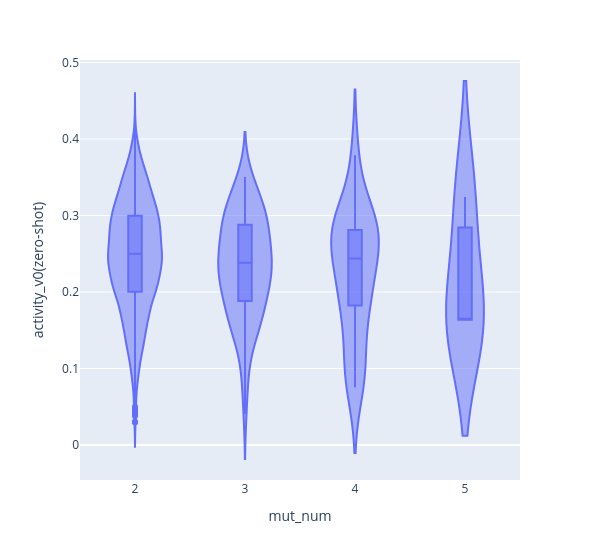

Here is the notebook cell this chart was saved with:
### Code cell
px.violin(data_now, x='mut_num', y='activity_v0(zero-shot)', box=True, width=600)

### Figure 1 — Plotly figure (JSON) as saved in the notebook; plotly's stock layout.template omitted (floating-point values rounded to 4 significant figures; data arrays with more than 128 entries replaced by an {"elided": "..."} marker saying what was removed)
{"data": [{"alignmentgroup": "True", "box": {"visible": true}, "hovertemplate": "mut_num=%{x}<br>activity_v0(zero-shot)=%{y}<extra></extra>", "legendgroup": "", "marker": {"color": "#636efa"}, "name": "", "offsetgroup": "", "orientation": "v", "scalegroup": "True", "showlegend": false, "type": "violin", "x": {"elided": "2367 int values"}, "x0": " ", "xaxis": "x", "y": {"elided": "2367 float values"}, "y0": " ", "yaxis": "y"}], "layout": {"legend": {"tracegroupgap": 0}, "margin": {"t": 60}, "violinmode": "group", "width": 600, "xaxis": {"anchor": "y", "domain": [0, 1], "title": {"text": "mut_num"}}, "yaxis": {"anchor": "x", "domain": [0, 1], "title": {"text": "activity_v0(zero-shot)"}}}}
